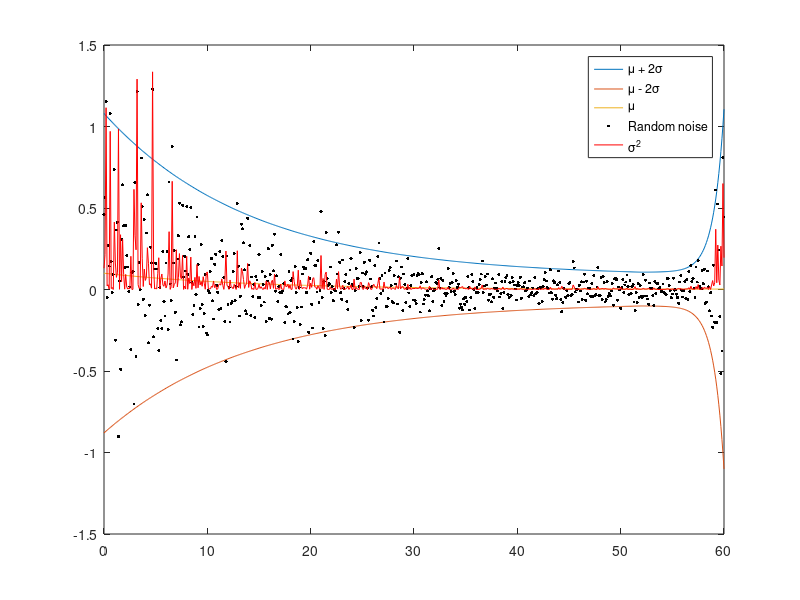

MATLAB code for this plot:
clear; close all; clc;
%% RANDOM DATA GENERATOR
step        =   0.1;
x           =   0:step:60;       % X Axis
incThres    =   52;
nSamples    =   round(0.9*length(x));
xSamples    =   datasample(x, nSamples, 'Replace', true);
indInc      =   find(x==incThres);
xInc        =   0:step:x(end)-incThres;

% Upper limit
uk          =   0.07;
ub          =   1;
uLimit      =   ub*exp(-uk*x)+0.08;  % 2-sigma
ruLimit     =   exp(1*(xInc+x(indInc)-60));   % Increase at end
ruLimit     =   ruLimit - ruLimit(1) + uLimit(indInc);
uLimit(indInc:end)      =   ruLimit;

% Lower limit
lk          =   0.07;
lb          =   -0.8;
lLimit      =   lb*exp(-lk*x)-0.08;  % 2-sigma
rlLimit     =   -exp(1*(xInc+x(indInc)-60)); % Increase at end
rlLimit     =   rlLimit - rlLimit(1) + lLimit(indInc);
lLimit(indInc:end)      =   rlLimit;

limMean     =   (uLimit+lLimit)/2;

sigma       =   (uLimit-limMean)./2;
y           =   normrnd(limMean, sigma);
y2          =   (y - limMean).^2;

figure;
plot(x, uLimit); hold on;
plot(x, lLimit); hold on;
plot(x, limMean); hold on;
plot(x, y, 'k.','MarkerSize',7);
%plot(x, y2, 'r*','MarkerSize',3);
plot(x, y2, 'r-');
legend('\mu + 2\sigma', '\mu - 2\sigma', '\mu', 'Random noise', '\sigma^2'); 

save('data', 'x', 'y', 'y2');

